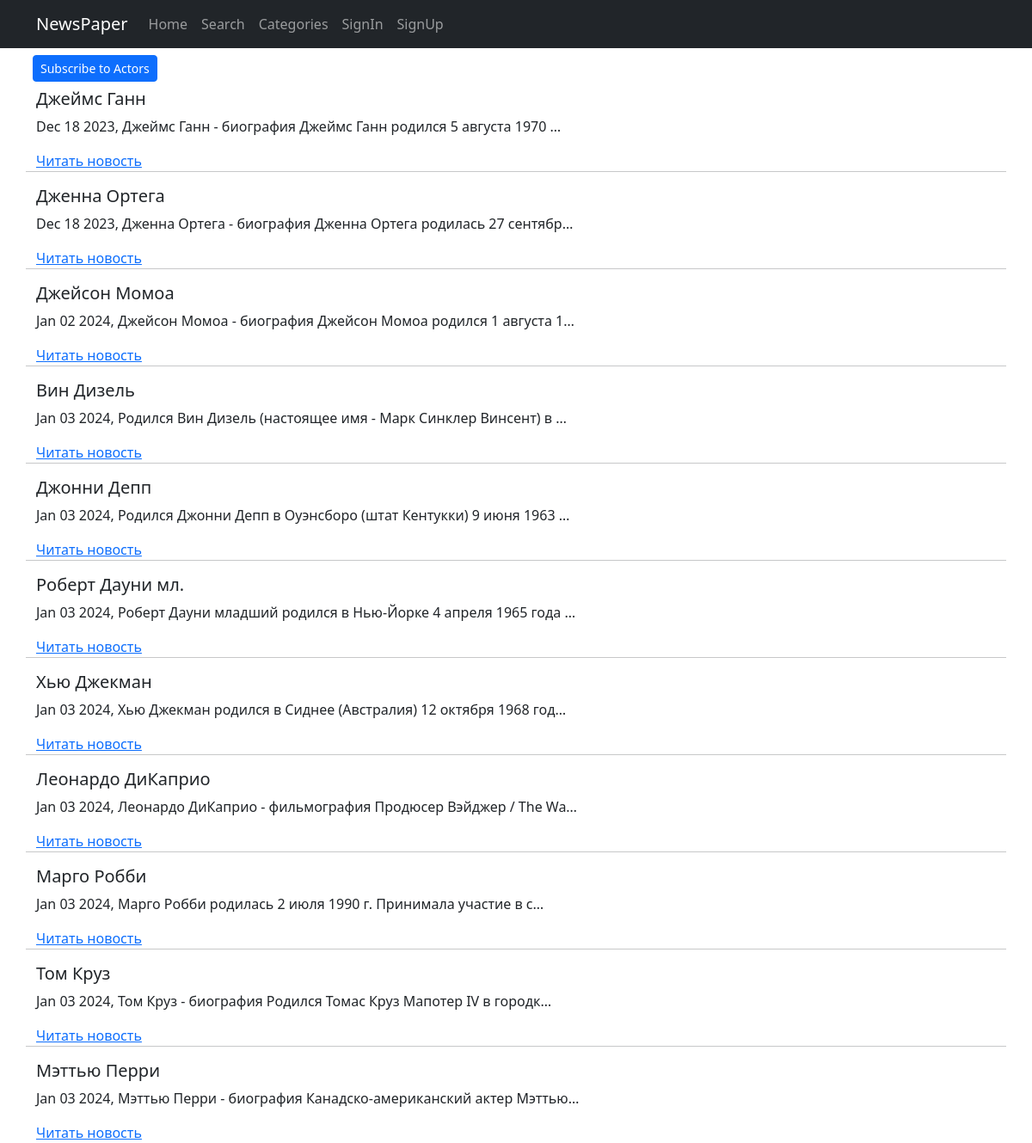
The app's page /news/categories/6/ with its own data.
### news/models.py (models this page shows, shortened)
class Category(models.Model):
    title = models.CharField(max_length=56, unique=True)
    posts = models.ManyToManyField('Post', through='PostCategory')
    subscribers = models.ManyToManyField(User, through='UserCategory',
                                         related_name='categories')
    def get_posts(self):
        return Category.objects.get(pk=f'{self.pk}').posts.all()
    def get_subs(self):
        return Category.objects.get(pk=f'{self.pk}').subscribers.all()

class Post(models.Model, Grade):
    note = models.CharField(max_length=2, choices=NOTES, default=news)
    time_to_create = models.DateTimeField(auto_now_add=True)
    time_to_update = models.DateTimeField(auto_now=True)
    header = models.CharField(max_length=56)
    text = models.TextField()
    rating = models.IntegerField(default=0)
    author = models.ForeignKey('Author', on_delete=models.CASCADE)
    categories = models.ManyToManyField('Category', through='PostCategory')

### news/views.py (the view)
# urls.py: path('categories/<int:pk>/', NewsCategoryView.as_view(),
class NewsCategoryView(BecameAuthor, DetailView):
    model = Category
    template_name = 'news/category.html'
    context_object_name = 'category'

### news/templatetags/censor_filters.py (called while the page is built)
@register.filter()
def censor_filter(cens_str: str) -> str:
    try:
        if not isinstance(cens_str, str):
            raise ValueError
        cens_str_low = cens_str.lower()
        for word in censor_tuple:
            if word in cens_str_low:
                word_v = f"{word[0]}{'*'*(len(word)-1)}"
                for _ in range(cens_str_low.count(word)):
                    word_i = cens_str_low.index(word)
                    word_cens_str = cens_str[word_i:(word_i+len(word))]
                    cens_str = cens_str.replace(word_cens_str, word_v)
                    cens_str_low = cens_str.lower()
    except ValueError:
        print('Censor filter is used with str obj!')
    return cens_str

### news/views.py (called while the page is built)
    def get_context_data(self, **kwargs):
        context = super().get_context_data(**kwargs)
        context['is_not_authors'] = not self.request.user.groups.filter(
            name='authors').exists()
        context['is_authors'] = self.request.user.groups.filter(
            name='authors').exists()
        return context

### templates/news/category.html (shortened to what this page needs)
{% extends 'flatpages/default.html' %}
{% load static %}
{% load censor_filters %}
{% block content %}
  {% if request.user in category.get_subs %}
  <div style="padding: .5rem">
    <a type="button" class="btn btn-sm btn-danger" href="{% url 'sub' category.pk %}">
      Unsubscribe from {{ category.title }}
    </a>
  </div>
  {% else %}
  <div style="padding: .5rem">
    <a type="button" class="btn btn-sm btn-primary" href="{% url 'sub' category.pk %}">
      Subscribe to {{ category.title }}
    </a>
  </div>
  {% endif %}
  {% for p in category.get_posts %}
    <h5>{{ p.header|censor_filter }}</h5>
    <p>{{ p.time_to_update|date:'M d Y' }}, {{ p.text|truncatechars:61|censor_filter }}</p>
    <a href="{% url 'news_detail' p.id %}">Читать новость</a>
    {% if not forloop.last %}
      <hr>
    {% endif %}
  {% empty %}
    <h2 style="text-align: center; margin-top: 20px">No news here</h2>
  {% endfor %}
{% endblock content %}

### records on screen
Category: title "Actors"
Post: header|censor_filter "Джеймс Ганн", time_to_update "Dec 18 2023", text|censor_filter "Джеймс Ганн - биография Джеймс Ганн родился 5 августа 1970 …"
Post: header|censor_filter "Дженна Ортега", time_to_update "Dec 18 2023", text|censor_filter "Дженна Ортега - биография Дженна Ортега родилась 27 сентябр…"
Post: header|censor_filter "Джейсон Момоа", time_to_update "Jan 02 2024", text|censor_filter "Джейсон Момоа - биография Джейсон Момоа родился 1 августа 1…"
Post: header|censor_filter "Вин Дизель", time_to_update "Jan 03 2024", text|censor_filter "Родился Вин Дизель (настоящее имя - Марк Синклер Винсент) в …"
Post: header|censor_filter "Джонни Депп", time_to_update "Jan 03 2024", text|censor_filter "Родился Джонни Депп в Оуэнсборо (штат Кентукки) 9 июня 1963 …"
Post: header|censor_filter "Роберт Дауни мл.", time_to_update "Jan 03 2024", text|censor_filter "Роберт Дауни младший родился в Нью-Йорке 4 апреля 1965 года …"
Post: header|censor_filter "Хью Джекман", time_to_update "Jan 03 2024", text|censor_filter "Хью Джекман родился в Сиднее (Австралия) 12 октября 1968 год…"
Post: header|censor_filter "Леонардо ДиКаприо", time_to_update "Jan 03 2024", text|censor_filter "Леонардо ДиКаприо - фильмография Продюсер Вэйджер / The Wa…"
Post: header|censor_filter "Марго Робби", time_to_update "Jan 03 2024", text|censor_filter "Марго Робби родилась 2 июля 1990 г. Принимала участие в с…"
Post: header|censor_filter "Том Круз", time_to_update "Jan 03 2024", text|censor_filter "Том Круз - биография Родился Томас Круз Мапотер IV в городк…"
Post: header|censor_filter "Мэттью Перри", time_to_update "Jan 03 2024", text|censor_filter "Мэттью Перри - биография Канадско-американский актер Мэттью…"
